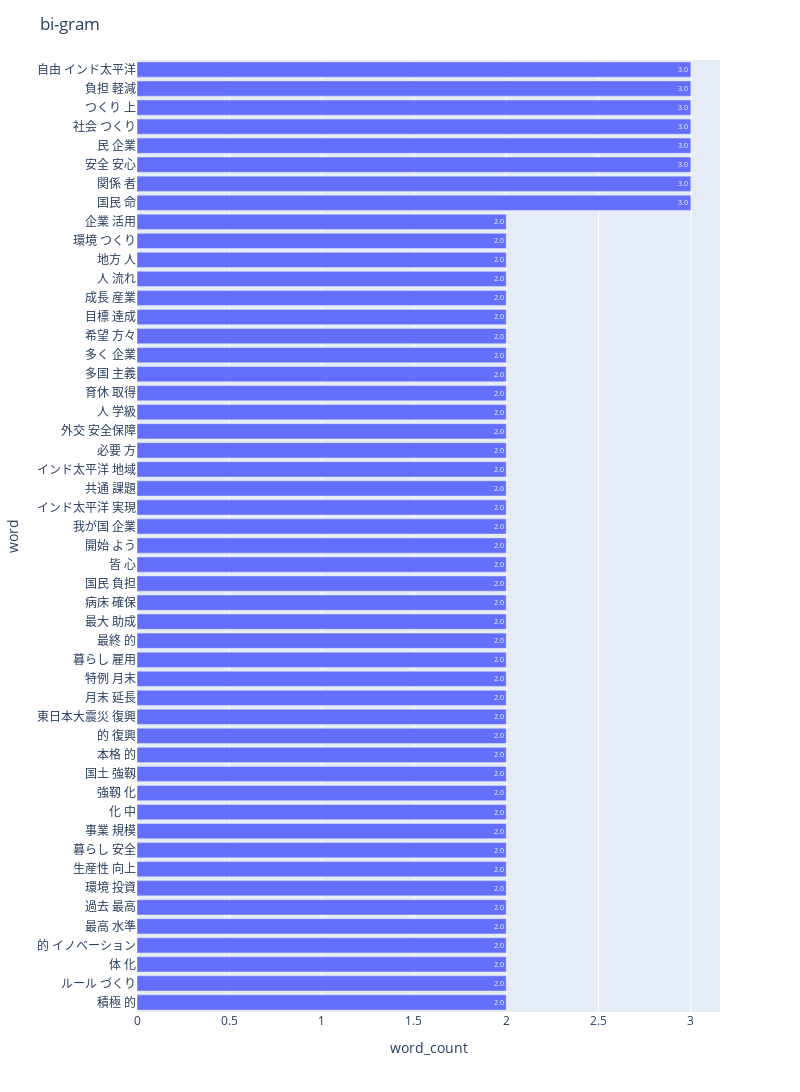

Write notebook code for a chart like this one.
### Code cell
npt1.bar_ngram(
    title='bi-gram',
    xaxis_label='word_count',
    yaxis_label='word',
    ngram=2,
    top_n=50,
    stopwords=stopwords,
    save=True
)

### Figure 1 — Plotly figure (JSON) as saved in the notebook; plotly's stock layout.template omitted (floating-point values rounded to 4 significant figures)
{"data": [{"alignmentgroup": "True", "hovertemplate": "word_count=%{text}<br>word=%{y}<extra></extra>", "legendgroup": "", "marker": {}, "name": "", "offsetgroup": "", "orientation": "h", "showlegend": false, "text": [2, 2, 2, 2, 2, 2, 2, 2, 2, 2, 2, 2, 2, 2, 2, 2, 2, 2, 2, 2, 2, 2, 2, 2, 2, 2, 2, 2, 2, 2, 2, 2, 2, 2, 2, 2, 2, 2, 2, 2, 2, 2, 3, 3, 3, 3, 3, 3, 3, 3], "textposition": "auto", "texttemplate": "%{text:.2s}", "type": "bar", "x": [2, 2, 2, 2, 2, 2, 2, 2, 2, 2, 2, 2, 2, 2, 2, 2, 2, 2, 2, 2, 2, 2, 2, 2, 2, 2, 2, 2, 2, 2, 2, 2, 2, 2, 2, 2, 2, 2, 2, 2, 2, 2, 3, 3, 3, 3, 3, 3, 3, 3], "xaxis": "x", "y": ["積極 的", "ルール づくり", "体 化", "的 イノベーション", "最高 水準", "過去 最高", "環境 投資", "生産性 向上", "暮らし 安全", "事業 規模", "化 中", "強靱 化", "国土 強靱", "本格 的", "的 復興", "東日本大震災 復興", "月末 延長", "特例 月末", "暮らし 雇用", "最終 的", "最大 助成", "病床 確保", "国民 負担", "皆 心", "開始 よう", "我が国 企業", "インド太平洋 実現", "共通 課題", "インド太平洋 地域", "必要 方", "外交 安全保障", "人 学級", "育休 取得", "多国 主義", "多く 企業", "希望 方々", "目標 達成", "成長 産業", "人 流れ", "地方 人", "環境 つくり", "企業 活用", "国民 命", "関係 者", "安全 安心", "民 企業", "社会 つくり", "つくり 上", "負担 軽減", "自由 インド太平洋"], "yaxis": "y"}], "layout": {"barmode": "relative", "height": 1100, "legend": {"tracegroupgap": 0}, "margin": {"t": 60}, "title": {"text": "bi-gram"}, "width": 800, "xaxis": {"anchor": "y", "domain": [0, 1], "title": {"text": "word_count"}}, "yaxis": {"anchor": "x", "domain": [0, 1], "title": {"text": "word"}}}}
